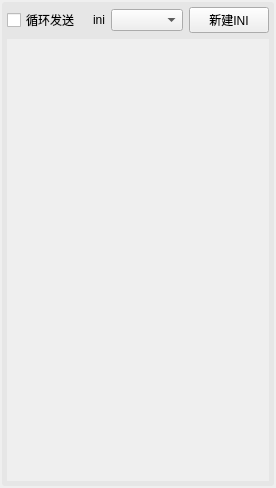
<?xml version="1.0" encoding="UTF-8"?>
<ui version="4.0">
 <class>MultiSendForm</class>
 <widget class="QWidget" name="MultiSendForm">
  <property name="geometry">
   <rect>
    <x>0</x>
    <y>0</y>
    <width>276</width>
    <height>488</height>
   </rect>
  </property>
  <property name="windowTitle">
   <string>Form</string>
  </property>
  <layout class="QVBoxLayout" name="verticalLayout">
   <property name="leftMargin">
    <number>2</number>
   </property>
   <property name="topMargin">
    <number>2</number>
   </property>
   <property name="rightMargin">
    <number>2</number>
   </property>
   <property name="bottomMargin">
    <number>2</number>
   </property>
   <item>
    <widget class="QWidget" name="widget_MultiSend" native="true">
     <property name="styleSheet">
      <string notr="true">#widget_MultiSend{
	background-color:rgb(230, 230, 230);
    border-width:1px;
    border-radius:3px;

}</string>
     </property>
     <layout class="QVBoxLayout" name="verticalLayout_2">
      <property name="leftMargin">
       <number>5</number>
      </property>
      <property name="topMargin">
       <number>5</number>
      </property>
      <property name="rightMargin">
       <number>5</number>
      </property>
      <property name="bottomMargin">
       <number>5</number>
      </property>
      <item>
       <layout class="QHBoxLayout" name="horizontalLayout">
        <item>
         <widget class="QCheckBox" name="checkBox_CycleSend">
          <property name="text">
           <string>循环发送</string>
          </property>
         </widget>
        </item>
        <item>
         <spacer name="horizontalSpacer">
          <property name="orientation">
           <enum>Qt::Horizontal</enum>
          </property>
          <property name="sizeHint" stdset="0">
           <size>
            <width>40</width>
            <height>20</height>
           </size>
          </property>
         </spacer>
        </item>
        <item>
         <widget class="QLabel" name="label_Ini">
          <property name="text">
           <string>ini</string>
          </property>
         </widget>
        </item>
        <item>
         <widget class="QComboBox" name="comboBox_IniFile"/>
        </item>
        <item>
         <widget class="QPushButton" name="pushButton_NewIni">
          <property name="text">
           <string>新建INI</string>
          </property>
         </widget>
        </item>
       </layout>
      </item>
      <item>
       <widget class="QScrollArea" name="scrollArea">
        <property name="frameShape">
         <enum>QFrame::NoFrame</enum>
        </property>
        <property name="widgetResizable">
         <bool>true</bool>
        </property>
        <widget class="QWidget" name="scrollAreaWidgetContents">
         <property name="geometry">
          <rect>
           <x>0</x>
           <y>0</y>
           <width>262</width>
           <height>443</height>
          </rect>
         </property>
         <layout class="QVBoxLayout" name="verticalLayout_3">
          <property name="leftMargin">
           <number>0</number>
          </property>
          <property name="topMargin">
           <number>0</number>
          </property>
          <property name="rightMargin">
           <number>0</number>
          </property>
          <property name="bottomMargin">
           <number>0</number>
          </property>
          <item>
           <layout class="QGridLayout" name="gridLayout_MultiItem"/>
          </item>
         </layout>
        </widget>
       </widget>
      </item>
     </layout>
    </widget>
   </item>
  </layout>
 </widget>
 <resources/>
 <connections/>
</ui>
